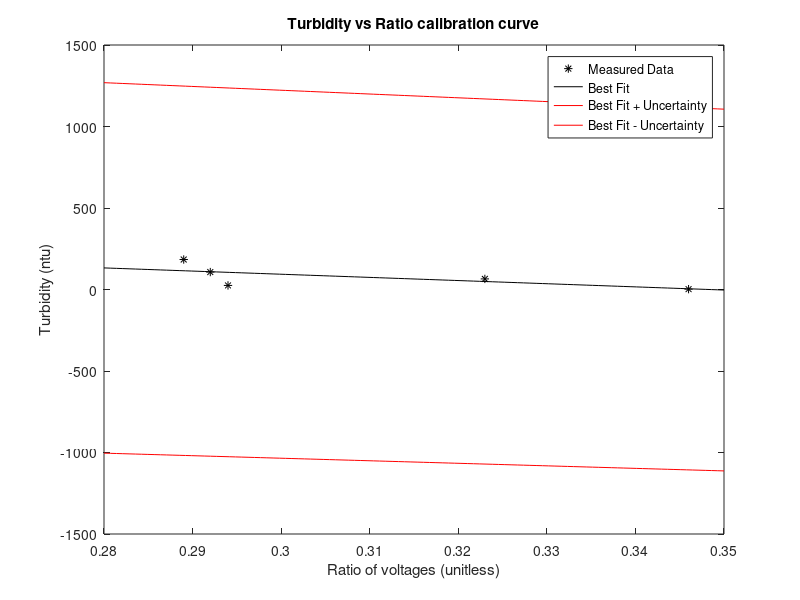

This chart was generated by the following MATLAB code:
voltage = [.346 .294 .323 .292 .289]; %percent of max fan speed
%REQUIRES ATTENTION
turb = [2.2 25 65 107 184]; %read in the white box
%REQUIRES ATTENTION
xmeas = voltage; %copying variable names for copy pasta purposes
ymeas = turb;

%coefficients of the fit and information about the errors
%REQUIRES ATTENTION
order = 1; %order of the polynomial fit
[coefficients, S] = polyfit(xmeas, ymeas, order); 

%values to plot the best fit curve over
%REQUIRES ATTENTION
xstart = .28; %start and end values to cover the range
%REQUIRES ATTENTION
xend = .35; %of the measured data
x0 = linspace(xstart,xend,100); 

%bestfit is the y values of the best fit, delta is something about the errors
[bestfit, delta] = polyval(coefficients, x0, S);

%uncertainties on the best fit line
upper = bestfit + delta;
lower = bestfit - delta;

%plot the original data and the best fit line with its uncertainties
plot(xmeas,ymeas,'*k');
hold on;
plot(x0, bestfit,'-k');
hold on;
plot(x0, upper, '-r');
hold on;
plot(x0, lower, '-r');
%REQUIRES ATTENTION
xlabel('Ratio of voltages (unitless)');
%REQUIRES ATTENTION
ylabel('Turbidity (ntu)');
title('Turbidity vs Ratio calibration curve');
legend('Measured Data','Best Fit','Best Fit + Uncertainty','Best Fit - Uncertainty');
%REQUIRES ATTENTION
text(.5, 0, ['Turbidity = ' num2str(coefficients(1)) ' * Ratio + ' num2str(coefficients(2))]);

